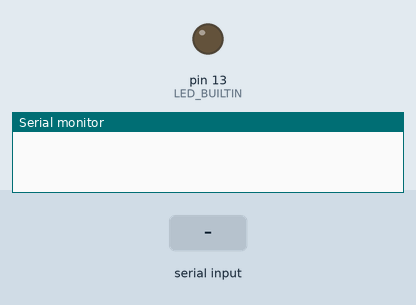
Recording of a sketch running on a simulated Arduino Uno, built with avr-gcc and run on an emulated ATmega328P. Shown: output pins drawn as LEDs (lit = HIGH), the last lines printed to the serial monitor. The test bench sets the inputs (shaded band).

Above: at 1.2 s.
1.3 s: "led aan" received over Serial
At 2.7 s:
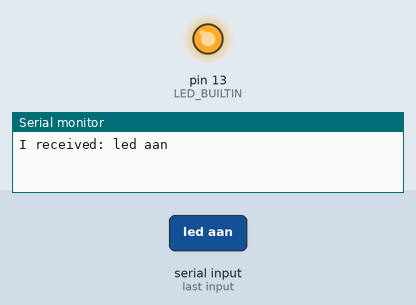
4.3 s: "1" received over Serial
Timing chart, 0 to 7.3 s (numbered marks = the images above; inputs shaded):
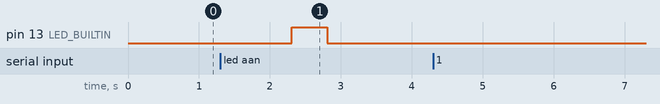

The sketch:

serial_comm.ino
```cpp
long lastTime = 0;
int waitMillis = 1000;
String incomingString;

void setup() {
  Serial.begin(9600);
  pinMode(LED_BUILTIN, OUTPUT);
  digitalWrite(LED_BUILTIN, LOW);
}

void loop() {
  if(millis() - lastTime >= waitMillis) {
    //Serial.print('1');
    lastTime = millis();
  }

  if (Serial.available() > 0) {
    // read the incoming byte:
    incomingString = Serial.readString();

    // say what you got:
    Serial.print("I received: ");
    Serial.println(incomingString);
    if(incomingString == "led aan") {
      digitalWrite(LED_BUILTIN, HIGH);
      delay(500);
      digitalWrite(LED_BUILTIN, LOW);
    }
  }
}
```

Measured:
- after the input at 1.3 s, pin 13 (LED_BUILTIN): LOW → HIGH after 1.0 s, → LOW 0.50 s later
